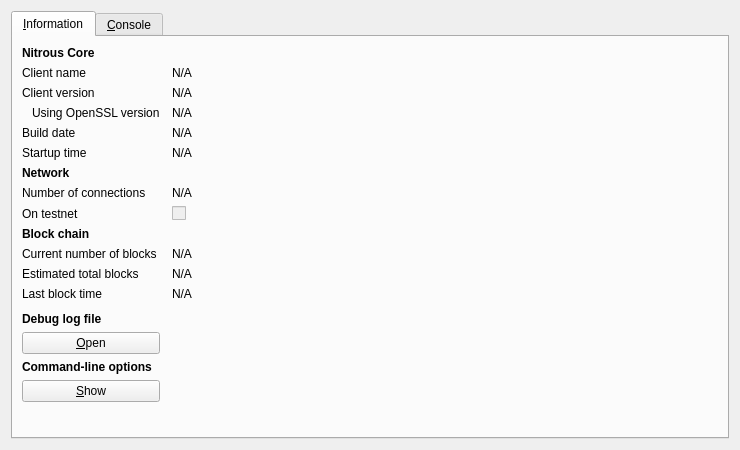
<?xml version="1.0" encoding="UTF-8"?>
<ui version="4.0">
 <class>RPCConsole</class>
 <widget class="QDialog" name="RPCConsole">
  <property name="geometry">
   <rect>
    <x>0</x>
    <y>0</y>
    <width>740</width>
    <height>450</height>
   </rect>
  </property>
  <property name="windowTitle">
   <string>Nitrous - Debug window</string>
  </property>
  <layout class="QVBoxLayout" name="verticalLayout_2">
   <item>
    <widget class="QTabWidget" name="tabWidget">
     <property name="currentIndex">
      <number>0</number>
     </property>
     <widget class="QWidget" name="tab_info">
      <attribute name="title">
       <string>&amp;Information</string>
      </attribute>
      <layout class="QGridLayout" name="gridLayout" columnstretch="0,1">
       <property name="horizontalSpacing">
        <number>12</number>
       </property>
       <item row="0" column="0">
        <widget class="QLabel" name="label_9">
         <property name="font">
          <font>
           <weight>75</weight>
           <bold>true</bold>
          </font>
         </property>
         <property name="text">
          <string>Nitrous Core</string>
         </property>
        </widget>
       </item>
       <item row="1" column="0">
        <widget class="QLabel" name="label_5">
         <property name="text">
          <string>Client name</string>
         </property>
        </widget>
       </item>
       <item row="1" column="1">
        <widget class="QLabel" name="clientName">
         <property name="cursor">
          <cursorShape>IBeamCursor</cursorShape>
         </property>
         <property name="text">
          <string>N/A</string>
         </property>
         <property name="textFormat">
          <enum>Qt::PlainText</enum>
         </property>
         <property name="textInteractionFlags">
          <set>Qt::LinksAccessibleByMouse|Qt::TextSelectableByKeyboard|Qt::TextSelectableByMouse</set>
         </property>
        </widget>
       </item>
       <item row="2" column="0">
        <widget class="QLabel" name="label_6">
         <property name="text">
          <string>Client version</string>
         </property>
        </widget>
       </item>
       <item row="2" column="1">
        <widget class="QLabel" name="clientVersion">
         <property name="cursor">
          <cursorShape>IBeamCursor</cursorShape>
         </property>
         <property name="text">
          <string>N/A</string>
         </property>
         <property name="textFormat">
          <enum>Qt::PlainText</enum>
         </property>
         <property name="textInteractionFlags">
          <set>Qt::LinksAccessibleByMouse|Qt::TextSelectableByKeyboard|Qt::TextSelectableByMouse</set>
         </property>
        </widget>
       </item>
       <item row="3" column="0">
        <widget class="QLabel" name="label_14">
         <property name="text">
          <string>Using OpenSSL version</string>
         </property>
         <property name="indent">
          <number>10</number>
         </property>
        </widget>
       </item>
       <item row="3" column="1">
        <widget class="QLabel" name="openSSLVersion">
         <property name="cursor">
          <cursorShape>IBeamCursor</cursorShape>
         </property>
         <property name="text">
          <string>N/A</string>
         </property>
         <property name="textFormat">
          <enum>Qt::PlainText</enum>
         </property>
         <property name="textInteractionFlags">
          <set>Qt::LinksAccessibleByMouse|Qt::TextSelectableByKeyboard|Qt::TextSelectableByMouse</set>
         </property>
        </widget>
       </item>
       <item row="4" column="0">
        <widget class="QLabel" name="label_12">
         <property name="text">
          <string>Build date</string>
         </property>
        </widget>
       </item>
       <item row="4" column="1">
        <widget class="QLabel" name="buildDate">
         <property name="cursor">
          <cursorShape>IBeamCursor</cursorShape>
         </property>
         <property name="text">
          <string>N/A</string>
         </property>
         <property name="textFormat">
          <enum>Qt::PlainText</enum>
         </property>
         <property name="textInteractionFlags">
          <set>Qt::LinksAccessibleByMouse|Qt::TextSelectableByKeyboard|Qt::TextSelectableByMouse</set>
         </property>
        </widget>
       </item>
       <item row="5" column="0">
        <widget class="QLabel" name="label_13">
         <property name="text">
          <string>Startup time</string>
         </property>
        </widget>
       </item>
       <item row="5" column="1">
        <widget class="QLabel" name="startupTime">
         <property name="cursor">
          <cursorShape>IBeamCursor</cursorShape>
         </property>
         <property name="text">
          <string>N/A</string>
         </property>
         <property name="textFormat">
          <enum>Qt::PlainText</enum>
         </property>
         <property name="textInteractionFlags">
          <set>Qt::LinksAccessibleByMouse|Qt::TextSelectableByKeyboard|Qt::TextSelectableByMouse</set>
         </property>
        </widget>
       </item>
       <item row="6" column="0">
        <widget class="QLabel" name="label_11">
         <property name="font">
          <font>
           <weight>75</weight>
           <bold>true</bold>
          </font>
         </property>
         <property name="text">
          <string>Network</string>
         </property>
        </widget>
       </item>
       <item row="7" column="0">
        <widget class="QLabel" name="label_7">
         <property name="text">
          <string>Number of connections</string>
         </property>
        </widget>
       </item>
       <item row="7" column="1">
        <widget class="QLabel" name="numberOfConnections">
         <property name="cursor">
          <cursorShape>IBeamCursor</cursorShape>
         </property>
         <property name="text">
          <string>N/A</string>
         </property>
         <property name="textFormat">
          <enum>Qt::PlainText</enum>
         </property>
         <property name="textInteractionFlags">
          <set>Qt::LinksAccessibleByMouse|Qt::TextSelectableByKeyboard|Qt::TextSelectableByMouse</set>
         </property>
        </widget>
       </item>
       <item row="8" column="0">
        <widget class="QLabel" name="label_8">
         <property name="text">
          <string>On testnet</string>
         </property>
        </widget>
       </item>
       <item row="8" column="1">
        <widget class="QCheckBox" name="isTestNet">
         <property name="enabled">
          <bool>false</bool>
         </property>
         <property name="text">
          <string/>
         </property>
        </widget>
       </item>
       <item row="9" column="0">
        <widget class="QLabel" name="label_10">
         <property name="font">
          <font>
           <weight>75</weight>
           <bold>true</bold>
          </font>
         </property>
         <property name="text">
          <string>Block chain</string>
         </property>
        </widget>
       </item>
       <item row="10" column="0">
        <widget class="QLabel" name="label_3">
         <property name="text">
          <string>Current number of blocks</string>
         </property>
        </widget>
       </item>
       <item row="10" column="1">
        <widget class="QLabel" name="numberOfBlocks">
         <property name="cursor">
          <cursorShape>IBeamCursor</cursorShape>
         </property>
         <property name="text">
          <string>N/A</string>
         </property>
         <property name="textFormat">
          <enum>Qt::PlainText</enum>
         </property>
         <property name="textInteractionFlags">
          <set>Qt::LinksAccessibleByMouse|Qt::TextSelectableByKeyboard|Qt::TextSelectableByMouse</set>
         </property>
        </widget>
       </item>
       <item row="11" column="0">
        <widget class="QLabel" name="label_4">
         <property name="text">
          <string>Estimated total blocks</string>
         </property>
        </widget>
       </item>
       <item row="11" column="1">
        <widget class="QLabel" name="totalBlocks">
         <property name="cursor">
          <cursorShape>IBeamCursor</cursorShape>
         </property>
         <property name="text">
          <string>N/A</string>
         </property>
         <property name="textFormat">
          <enum>Qt::PlainText</enum>
         </property>
         <property name="textInteractionFlags">
          <set>Qt::LinksAccessibleByMouse|Qt::TextSelectableByKeyboard|Qt::TextSelectableByMouse</set>
         </property>
        </widget>
       </item>
       <item row="12" column="0">
        <widget class="QLabel" name="label_2">
         <property name="text">
          <string>Last block time</string>
         </property>
        </widget>
       </item>
       <item row="12" column="1">
        <widget class="QLabel" name="lastBlockTime">
         <property name="cursor">
          <cursorShape>IBeamCursor</cursorShape>
         </property>
         <property name="text">
          <string>N/A</string>
         </property>
         <property name="textFormat">
          <enum>Qt::PlainText</enum>
         </property>
         <property name="textInteractionFlags">
          <set>Qt::LinksAccessibleByMouse|Qt::TextSelectableByKeyboard|Qt::TextSelectableByMouse</set>
         </property>
        </widget>
       </item>
       <item row="13" column="0">
        <spacer name="verticalSpacer_2">
         <property name="orientation">
          <enum>Qt::Vertical</enum>
         </property>
         <property name="sizeHint" stdset="0">
          <size>
           <width>20</width>
           <height>20</height>
          </size>
         </property>
        </spacer>
       </item>
       <item row="14" column="0">
        <widget class="QLabel" name="labelDebugLogfile">
         <property name="font">
          <font>
           <weight>75</weight>
           <bold>true</bold>
          </font>
         </property>
         <property name="text">
          <string>Debug log file</string>
         </property>
        </widget>
       </item>
       <item row="15" column="0">
        <widget class="QPushButton" name="openDebugLogfileButton">
         <property name="toolTip">
          <string>Open the Nitrous debug log file from the current data directory. This can take a few seconds for large log files.</string>
         </property>
         <property name="text">
          <string>&amp;Open</string>
         </property>
         <property name="autoDefault">
          <bool>false</bool>
         </property>
        </widget>
       </item>
       <item row="16" column="0">
        <widget class="QLabel" name="labelCLOptions">
         <property name="font">
          <font>
           <weight>75</weight>
           <bold>true</bold>
          </font>
         </property>
         <property name="text">
          <string>Command-line options</string>
         </property>
        </widget>
       </item>
       <item row="17" column="0">
        <widget class="QPushButton" name="showCLOptionsButton">
         <property name="toolTip">
          <string>Show the Nitrous-Qt help message to get a list with possible Nitrous command-line options.</string>
         </property>
         <property name="text">
          <string>&amp;Show</string>
         </property>
         <property name="autoDefault">
          <bool>false</bool>
         </property>
        </widget>
       </item>
       <item row="18" column="0">
        <spacer name="verticalSpacer">
         <property name="orientation">
          <enum>Qt::Vertical</enum>
         </property>
         <property name="sizeHint" stdset="0">
          <size>
           <width>20</width>
           <height>40</height>
          </size>
         </property>
        </spacer>
       </item>
      </layout>
     </widget>
     <widget class="QWidget" name="tab_console">
      <attribute name="title">
       <string>&amp;Console</string>
      </attribute>
      <layout class="QVBoxLayout" name="verticalLayout_3">
       <property name="spacing">
        <number>3</number>
       </property>
       <item>
        <widget class="QTextEdit" name="messagesWidget">
         <property name="minimumSize">
          <size>
           <width>0</width>
           <height>100</height>
          </size>
         </property>
         <property name="readOnly">
          <bool>true</bool>
         </property>
         <property name="tabKeyNavigation" stdset="0">
          <bool>false</bool>
         </property>
         <property name="columnCount" stdset="0">
          <number>2</number>
         </property>
        </widget>
       </item>
       <item>
        <layout class="QHBoxLayout" name="horizontalLayout">
         <property name="spacing">
          <number>3</number>
         </property>
         <item>
          <widget class="QLabel" name="label">
           <property name="text">
            <string notr="true">&gt;</string>
           </property>
          </widget>
         </item>
         <item>
          <widget class="QLineEdit" name="lineEdit"/>
         </item>
         <item>
          <widget class="QPushButton" name="clearButton">
           <property name="maximumSize">
            <size>
             <width>24</width>
             <height>24</height>
            </size>
           </property>
           <property name="toolTip">
            <string>Clear console</string>
           </property>
           <property name="text">
            <string/>
           </property>
           <property name="icon">
            <iconset resource="../bitcoin.qrc">
             <normaloff>:/icons/remove</normaloff>:/icons/remove</iconset>
           </property>
           <property name="shortcut">
            <string notr="true">Ctrl+L</string>
           </property>
           <property name="autoDefault">
            <bool>false</bool>
           </property>
          </widget>
         </item>
        </layout>
       </item>
      </layout>
     </widget>
    </widget>
   </item>
  </layout>
 </widget>
 <resources>
  <include location="../bitcoin.qrc"/>
 </resources>
 <connections/>
</ui>
